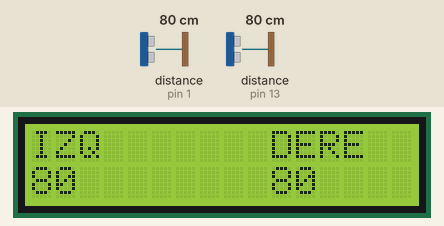
This sketch was run on a simulated Arduino Uno, built with avr-gcc and run on an emulated ATmega328P. Shown: 16×2 character LCD. Wiring (inferred from the names in the program): ultrasonic range finder: trigger pin 12; echo pin 13. Inputs (shaded band) come from the test bench; at power-on: distance to the obstacle (sensors on pin 1, pin 13) 80 cm. The echo pulse lasts 58.3 µs per cm; what the sketch prints to the serial monitor is not drawn.

Above: at 2.2 s.
2.3 s: distance to the obstacle (sensor on pin 1) set to 2 cm
At 3.7 s:
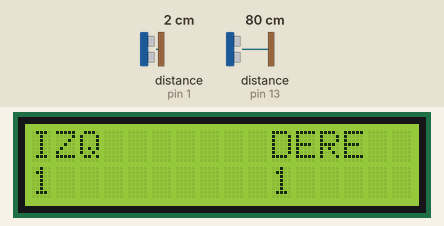
4.9 s: distance to the obstacle (sensor on pin 1) set to 4 cm
At 7.5 s:
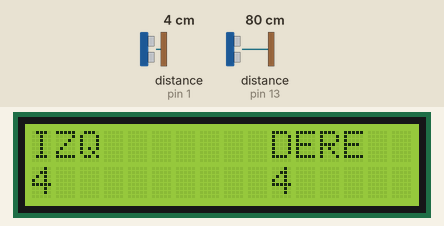
7.8 s: distance to the obstacle (sensor on pin 1) set to 9 cm
At 10.2 s:
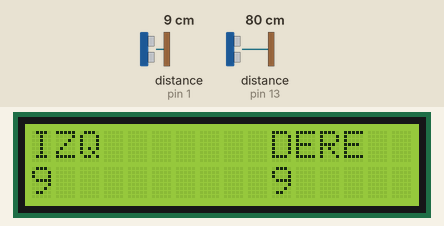
Timing chart, 0 to 11.7 s (numbered marks = the images above; inputs shaded):
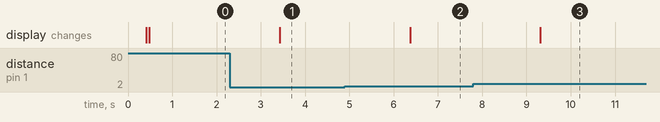

Measured:
- after the input at 2.3 s, the display: changes after 1.1 s (image 1)
- after the input at 4.9 s, the display: changes after 1.5 s (image 2)
- after the input at 7.8 s, the display: changes after 1.5 s (image 3)

The sketch:

Lampara_que_se_mueve.ino
```cpp
#include <LiquidCrystal.h>
// initialize the library with the numbers of the interface pins
LiquidCrystal lcd(2,3,4,5,6,7);

int IZTRIG = 0;      // trigger en pin 10
int IZECO = 1;      // echo en pin 9
int DERETRIG = 12;      // trigger en pin 10
int DEREECO = 13;      // echo en pin 9
int IDURACION;
int IDISTANCIA;
int DDURACION;
int DDISTANCIA;


void setup()

  {
  pinMode(IZTRIG, OUTPUT);   // trigger como salida
  pinMode(IZECO, INPUT);    // echo como entrada
  pinMode(DERETRIG, OUTPUT);   // trigger como salida
  pinMode(DEREECO, INPUT);    // echo como entrada
  Serial.begin(9600);  //inicio de la comuniccion serial

}
void loop()
{

  // configuracion sensor IZQUIERDO
  digitalWrite(IZTRIG, HIGH);    // generacion del pulso a enviar
  delay(1);       // al pin conectado al trigger
  digitalWrite(IZTRIG, LOW);    // del sensor

  IDURACION = pulseIn(IZECO, HIGH);  // con funcion pulseIn se espera un pulso
            // alto en Echo
  IDISTANCIA = IDURACION / 58.2;    // distancia medida en centimetros
  Serial.println(IDISTANCIA);    // envio de valor de distancia por monitor serial
  delay(200);       // demora entre datos

  // configuracion sensor DERECHO
  digitalWrite(DERETRIG, HIGH);    // generacion del pulso a enviar
  delay(1);       // al pin conectado al trigger
  digitalWrite(DERETRIG, LOW);    // del sensor

  DDURACION = pulseIn(DEREECO, HIGH);  // con funcion pulseIn se espera un pulso
            // alto en Echo
  DDISTANCIA = DDURACION / 58.2;    // distancia medida en centimetros
  Serial.println(DDISTANCIA);    // envio de valor de distancia por monitor serial
  delay(200);       // demora entre datos


  lcd.begin(16,2);      // LCD's primer valor numero de columnas y esl segundo numero de filas
  lcd.setCursor(0,0);   // mueve el cursor to column 0, line 0
  lcd.print("IZQ"); //// imprime en el lcd.
  lcd.setCursor(10,0);   // mueve el cursor to column 0, line 10
  lcd.print("DERE "); //// imprime en el lcd.
  lcd.setCursor(0,1);
  lcd.print(IDISTANCIA); //// imprime en el lcd.
  lcd.setCursor(10,1);
  lcd.print(IDISTANCIA); //// imprime en el lcd.
  delay(1000);
  /*activacion del relee
  if (temp >= 30) {

    digitalWrite(10,HIGH);
    delay(1000);
    } else{
      digitalWrite(10,LOW);
      }


   Serial.print("Valor del sensor de Luz ");
   Serial.print(sensorluz);
   Serial.println(" de 1024");

if (sensorluz >= 900) {

    digitalWrite(11,HIGH);

    } else{
      digitalWrite(11,LOW);
      }
*/

  }
```
